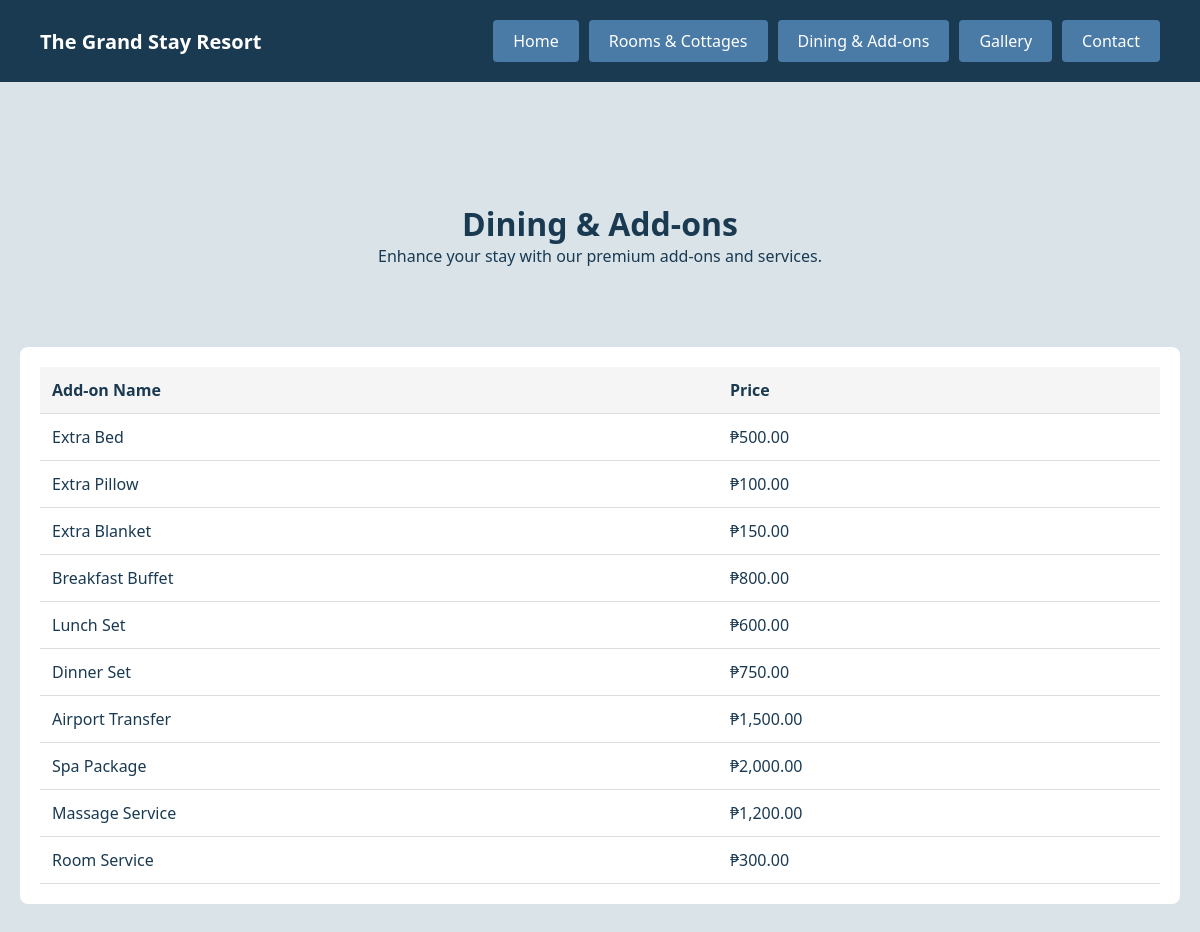
Page /dining.php on the committed database.
### tables this page shows
CREATE TABLE `addons` (
  `addon_id` int(11) NOT NULL,
  `name` varchar(50) NOT NULL,
  `price` decimal(10,2) NOT NULL
);

### dining.php (the view, shortened to what this page needs)
<?php
require_once 'config/database.php';
$addons = mysqli_query($conn, "SELECT * FROM addons");
?>
<!DOCTYPE html>
<html lang="en">
<head>
    <link rel="stylesheet" href="assets/css/style.css">
</head>
<body>
    <nav class="navbar">
        <div class="brand">The Grand Stay Resort</div>
        <div class="nav-links">
            <a href="index.php">Home</a>
            <a href="rooms.php">Rooms & Cottages</a>
            <a href="dining.php">Dining & Add-ons</a>
            <a href="gallery.php">Gallery</a>
            <a href="contact.php">Contact</a>
        </div>
    </nav>
    <div class="container">
        <div class="hero-two">
            <h1>Dining & Add-ons</h1>
            <p>Enhance your stay with our premium add-ons and services.</p>
        </div>
        <div class="table-container">
            <table>
                <thead>
                    <tr>
                        <th>Add-on Name</th>
                        <th>Price</th>
                    </tr>
                </thead>
                <tbody>
                    <?php while ($addon = mysqli_fetch_assoc($addons)): ?>
                    <tr>
                        <td><?php echo htmlspecialchars($addon['name']); ?></td>
                        <td>₱<?php echo number_format($addon['price'], 2); ?></td>
                    </tr>
                    <?php endwhile; ?>
                </tbody>
            </table>
        </div>
    </div>
</body>
</html>

### assets/css/style.css (style rules this page uses)
* { margin: 0; padding: 0; box-sizing: border-box; }
body { font-family: 'Segoe UI', Tahoma, Geneva, Verdana, sans-serif; background: #d9e3e8; color: #1a3a52; }
.navbar { background: #1a3a52; padding: 20px 40px; display: flex; justify-content: space-between; align-items: center; }
.navbar .brand { color: white; font-size: 20px; font-weight: bold; }
.navbar .nav-links { display: flex; gap: 10px; }
.navbar .nav-links a { color: white; text-decoration: none; padding: 10px 20px; background: #4a7ba7; border-radius: 4px; transition: background 0.3s; }
.container { max-width: 1200px; margin: 0 auto; padding: 40px 20px; }
.hero-two { text-align: center; padding: 80px 20px; }
.table-container { background: white; padding: 20px; border-radius: 8px; overflow-x: auto; }
table { width: 100%; border-collapse: collapse; }
table th, table td { padding: 12px; text-align: left; border-bottom: 1px solid #ddd; }
table th { background: #f5f5f5; font-weight: 600; color: #1a3a52; }

### rows in the picture
addons: name "Extra Bed", price "500.00"
addons: name "Extra Pillow", price "100.00"
addons: name "Extra Blanket", price "150.00"
addons: name "Breakfast Buffet", price "800.00"
addons: name "Lunch Set", price "600.00"
addons: name "Dinner Set", price "750.00"
addons: name "Airport Transfer", price "1,500.00"
addons: name "Spa Package", price "2,000.00"
addons: name "Massage Service", price "1,200.00"
addons: name "Room Service", price "300.00"
